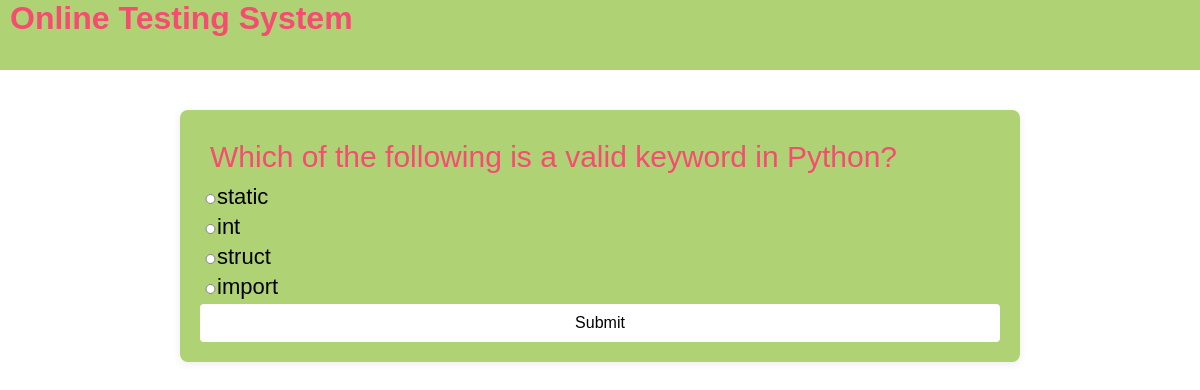
/ots/test-paper?n=1, run on the app's committed database.
### OTS/models.py (models this page shows)
class Questions(models.Model):
    qid = models.BigAutoField(primary_key=True,auto_created=True)
    que = models.TextField()
    a = models.CharField(max_length=255)
    b = models.CharField(max_length=255)
    c = models.CharField(max_length=255)
    d = models.CharField(max_length=255)
    ans = models.CharField(max_length=2)

### OTS/views.py (the view)
# urls.py: path('test-paper', testPaper, name='testPaper'),
def testPaper(request):
    if 'name' not in request.session.keys():
        res = HttpResponseRedirect('login')
    n = int(request.GET['n'])
    question_pool = list(Questions.objects.all())
    random.shuffle(question_pool)
    question_list = question_pool[:n]
    context= {'questions':question_list}
    res = render(request,'test_paper.html',context)
    return res

### OTS/templates/test_paper.html (shortened to what this page needs)
{% extends 'main.html' %}
{% block content %}
<form action="{% url 'OTS:calculateTest' %}" method="POST">
    {% for question in questions %}
        <div class="question">
            {{question.que}}
        </div>
        <div class="options">
            <input type="radio" name="q{{question.qid}}" value="a">{{question.a}}
        </div>
        <div class="options">
            <input type="radio" name="q{{question.qid}}" value="b">{{question.b}}
        </div>
        <div class="options">
            <input type="radio" name="q{{question.qid}}" value="c">{{question.c}}
        </div>
        <div class="options">
            <input type="radio" name="q{{question.qid}}" value="d">{{question.d}}
        </div>
    {% endfor %}
    <button type="submit">Submit</button>
</form>
{% endblock %}

### OTS/static/theme.css (style rules this page uses)
* { font-family: 'Gill Sans', 'Gill Sans MT', Calibri, 'Trebuchet MS', sans-serif; margin: 0; padding: 0; }

### OTS/static/formstyle.css (style rules this page uses)
form { box-sizing: border-box; margin: 40px auto; padding: 20px; background: #AFD275; border-radius: 8px; display: table; width: 100%; box-shadow: 0 2px 8px rgba(0,0,0,0.08); }
button, input[type="submit"] { background: white; color:black; border: none; width: 100%; padding: 10px 18px; border-radius: 4px; font-size: 1rem; cursor: pointer; transition: background 0.2s; }
.question { color: #F64C72; font-size: 30px; margin:10px 10px; }
.options { font-size: 22px; margin: 4px; }
.options input { display: inline; width: fit-content; height: 10px; }

### data on the page
Questions: que "Which of the following is a valid keyword in Python?", a "static", b "int", c "struct", d "import"
